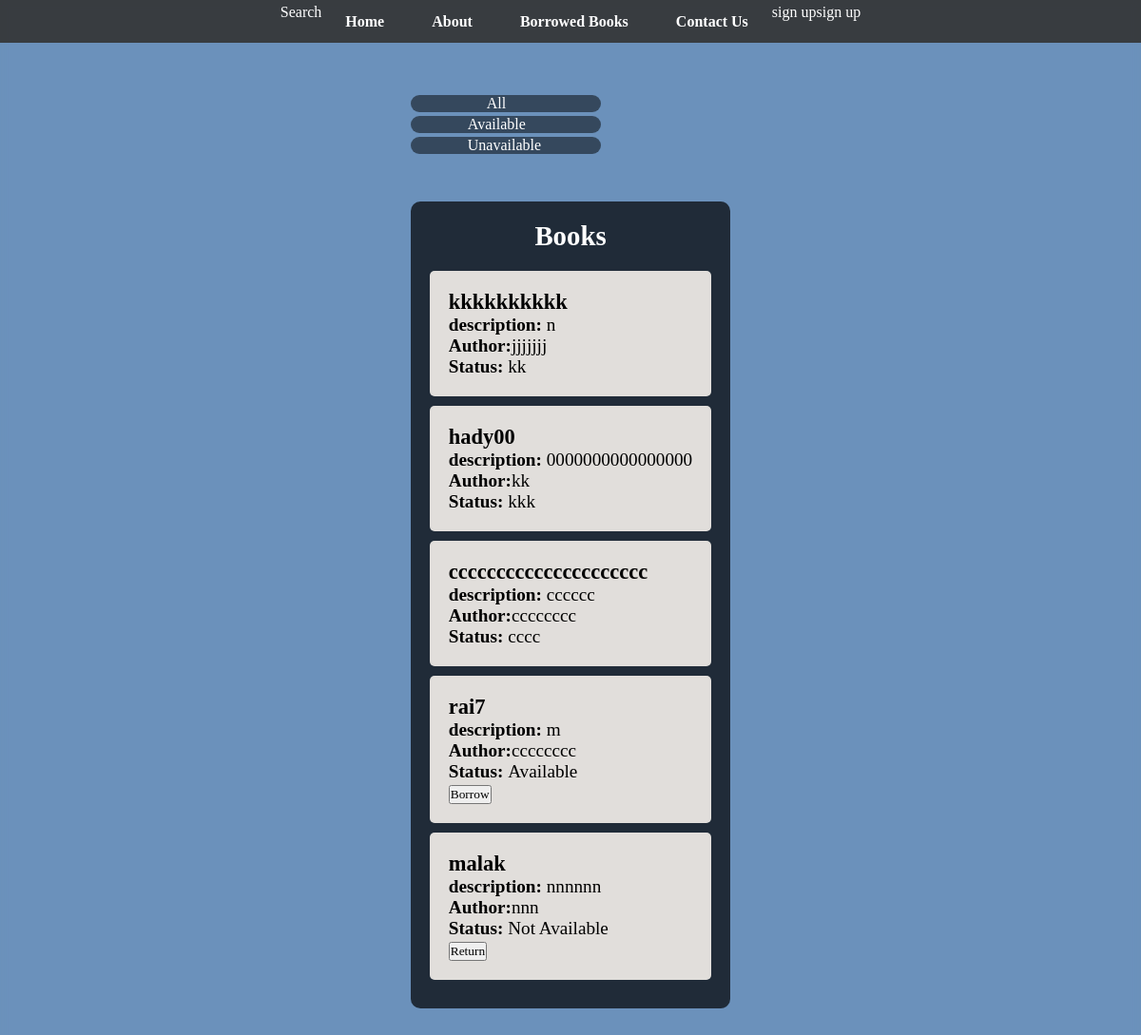
The app's page /dashboard/ (signed in) with its own data.
### pages/models.py (models this page shows, shortened)
class books(models.Model):
    name=models.CharField(max_length=100)
    category = models.CharField(max_length=100)
    description = models.TextField()
    author= models.CharField(max_length=100)
    status = models.CharField(max_length=100,null=True,default='Available')

class BorrowedUser(models.Model):
    user_id = models.ForeignKey(User2, on_delete=models.CASCADE)
    book_id=models.ForeignKey(books, on_delete=models.CASCADE)
    book_title = models.CharField(max_length=100)
    borrowed_date = models.DateField(default=date.today)
    return_date = models.DateField(null=True, blank=True)

### pages/views.py (the view, shortened to what this page needs)
# urls.py: path('dashboard/',views.dashboard,name="dashboard"),
def dashboard(request):
     allBorrowedBooks = list(BorrowedUser.objects.values())
     borrow_id= request.GET.get('borrow') if request.GET.get('borrow')!=None else ""
     return_id = request.GET.get('return') if   request.GET.get('return')!=None else ""
     q = request.GET.get('q') if request.GET.get('q')!=None else ""
     if  request.GET.get('q')!=None :
          Avbooks =  books.objects.filter(Q(status=q))
     else:
          Avbooks =  books.objects.filter(Q(status__icontains=q))
          allBorrowed = list(BorrowedUser.objects.filter(user_id=request.user).values())
     context={'Avbooks':Avbooks,"allBorrowed":allBorrowed}
     return render(request,"pages/books dashboard.html",context)

### templates/pages/books dashboard.html (shortened to what this page needs)
<!DOCTYPE html>
<html>
  <head>
    {% load static %}
    <link rel="stylesheet" href="{% static 'css/bookStyle.css'%}" />
  </head>
  <body>
    <div class="nav">
      <nav>
        <ul>
          <a href="{% url 'search_books' %}" target="_blank">Search</a>
          <li><a href="{% url 'home'%}" target="_blank">Home</a></li>
          <li><a href="{% url 'about' %}" target="_blank">About</a></li>
          <li>
            <a
              href="{%url 'borrowedBooks'%}"
              title="View borrowed books"
              target="_blank"
              >Borrowed Books</a
            >
          </li>
          <li><a href="{% url 'contact' %}" target="_blank">Contact Us</a></li>
        <a href="{%  url 'signup'%}" target="_blank">sign up</a>
        <a href="{%  url 'login_user'%}" target="_blank">sign up</a>
        </ul>
      </nav>
    </div>
    <div class="books-container">
      <div class="filter-area">
        <p class="filter topFilter"><a href="{% url 'dashboard' %}">All</a></p>
        <p class="filter MedFilter">
          <a href="{% url 'dashboard' %}?q=Available">Available</a>
        </p>
        <p class="filter MedFilter">
          <a href="{% url 'dashboard' %}?q=Not Available">Unavailable</a>
        </p>
      </div>
      <div class="books">
        <h2>Books</h2>
        <div id="available-book-list">
          {% for book in Avbooks %}
          <div class="book-item">
            <h3><a href="{% url 'bookPage' book.id%}">{{ book.name }}</a></h3>
            <p><b>description: </b>{{ book.description }}</p>
            <p><b>Author:</b>{{ book.author }}</p>
            <p><b>Status: </b>{{ book.status }}</p>
            {% for borrowed_book in allBorrowed %}
            {% if borrowed_book.book_id_id == book.id %}
            <a href="{% url 'dashboard' %}?return={{ book.id }}"><button>Return</button></a>
            {% endif %}{% endfor %}
            {% if book.status == "Available" %}
            <a href="{% url 'dashboard'%}?borrow={{book.id}}">
              <button>Borrow</button></a>
            {% endif %}
          </div>
          {% endfor %}
        </div>
      </div>
    </div>
  </body>
</html>

### library/static/css/bookStyle.css (style rules this page uses)
* { font-family: Georgia, 'Times New Roman', Times, serif; box-sizing: border-box; margin: 0; padding: 0; }
body { background-image: url('../images/lib.jpg') no-repeat center center fixed; background-size: 100%; backdrop-filter: blur(4px); display: flex; flex-direction: column; background-color: rgb(107, 145, 187); align-items: center; padding: 50px 20px; min-height: 100vh; }
nav { background-color: rgba(51, 51, 51, 0.9); padding: 10px; position: fixed; top: 0; left: 0; height: 4%; width: 100%; z-index: 1000; display: flex; justify-content: center; align-items: center; }
nav ul { list-style-type: none; display: flex; margin: 0; padding: 0; }
nav ul li { margin: 0 10px; }
nav ul li a { color: #fff; text-decoration: none; font-weight: bold; padding: 10px 15px; display: block; }
.books { background-color: rgba(0, 0, 0, 0.7); color: #080808; max-width: 1500px; margin:50px auto 20px auto; padding: 20px; border-radius: 10px; font-size: 1.2em; text-align: center; }
h2 { color: #000000; margin-bottom: 20px; }
.filter-area .topFilter { margin-top: 50px; width: 200px; padding-left: 80px; }
.filter-area .MedFilter { width: 200px; padding-left: 60px; margin-top: 4px; }
.book-item a:link,a:visited,a:active { color:#000000; text-decoration: none; }
.book-item { background-color: hsl(30, 9%, 87%); color:black; margin: 10px 0; padding: 20px; border-radius: 5px; text-align: left; }
a:link, a:visited, a:active { color: #fff; text-decoration: none; }
.filter-area { margin-top: 50px; margin-bottom: 50px; display: inline; }
.filter { background-color: rgba(0, 0, 0, 0.5); border-radius: 40px; color: white; }
div h2 { color: #fff; }

### records on screen
books: name "kkkkkkkkkk", description "n", author "jjjjjjj", status "kk"
books: name "hady00", description "0000000000000000", author "kk", status "kkk"
books: name "ccccccccccccccccccccc", description "cccccc", author "cccccccc", status "cccc"
books: name "rai7", description "m", author "cccccccc", status "Available"
books: name "malak", description "nnnnnn", author "nnn", status "Not Available"
